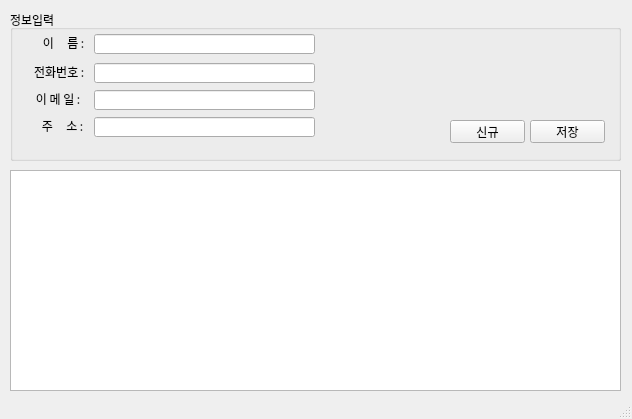
<?xml version="1.0" encoding="UTF-8"?>
<ui version="4.0">
 <class>MainWindow</class>
 <widget class="QMainWindow" name="MainWindow">
  <property name="geometry">
   <rect>
    <x>0</x>
    <y>0</y>
    <width>632</width>
    <height>419</height>
   </rect>
  </property>
  <property name="windowTitle">
   <string>MainWindow</string>
  </property>
  <widget class="QWidget" name="centralwidget">
   <widget class="QWidget" name="verticalLayoutWidget">
    <property name="geometry">
     <rect>
      <x>10</x>
      <y>10</y>
      <width>611</width>
      <height>151</height>
     </rect>
    </property>
    <layout class="QVBoxLayout" name="verticalLayout">
     <property name="sizeConstraint">
      <enum>QLayout::SetDefaultConstraint</enum>
     </property>
     <item>
      <widget class="QGroupBox" name="groupBox">
       <property name="title">
        <string>정보입력</string>
       </property>
       <widget class="QLabel" name="label_5">
        <property name="geometry">
         <rect>
          <x>17</x>
          <y>27</y>
          <width>60</width>
          <height>12</height>
         </rect>
        </property>
        <property name="font">
         <font>
          <family>나눔고딕</family>
         </font>
        </property>
        <property name="text">
         <string>이     름 : </string>
        </property>
        <property name="alignment">
         <set>Qt::AlignRight|Qt::AlignTrailing|Qt::AlignVCenter</set>
        </property>
       </widget>
       <widget class="QLineEdit" name="txtName_2">
        <property name="geometry">
         <rect>
          <x>84</x>
          <y>24</y>
          <width>221</width>
          <height>20</height>
         </rect>
        </property>
        <property name="font">
         <font>
          <family>나눔고딕</family>
         </font>
        </property>
        <property name="inputMethodHints">
         <set>Qt::ImhDigitsOnly|Qt::ImhLatinOnly</set>
        </property>
       </widget>
       <widget class="QLineEdit" name="txtPhone_2">
        <property name="geometry">
         <rect>
          <x>84</x>
          <y>53</y>
          <width>221</width>
          <height>20</height>
         </rect>
        </property>
        <property name="font">
         <font>
          <family>나눔고딕</family>
         </font>
        </property>
        <property name="inputMethodHints">
         <set>Qt::ImhFormattedNumbersOnly</set>
        </property>
       </widget>
       <widget class="QLabel" name="label_6">
        <property name="geometry">
         <rect>
          <x>17</x>
          <y>56</y>
          <width>60</width>
          <height>12</height>
         </rect>
        </property>
        <property name="font">
         <font>
          <family>나눔고딕</family>
         </font>
        </property>
        <property name="text">
         <string>전화번호 : </string>
        </property>
        <property name="alignment">
         <set>Qt::AlignRight|Qt::AlignTrailing|Qt::AlignVCenter</set>
        </property>
       </widget>
       <widget class="QLabel" name="label_7">
        <property name="geometry">
         <rect>
          <x>13</x>
          <y>83</y>
          <width>60</width>
          <height>12</height>
         </rect>
        </property>
        <property name="font">
         <font>
          <family>나눔고딕</family>
         </font>
        </property>
        <property name="text">
         <string>이 메 일 : </string>
        </property>
        <property name="alignment">
         <set>Qt::AlignRight|Qt::AlignTrailing|Qt::AlignVCenter</set>
        </property>
       </widget>
       <widget class="QLineEdit" name="txtEmail_2">
        <property name="geometry">
         <rect>
          <x>84</x>
          <y>80</y>
          <width>221</width>
          <height>20</height>
         </rect>
        </property>
        <property name="font">
         <font>
          <family>나눔고딕</family>
         </font>
        </property>
       </widget>
       <widget class="QLabel" name="label_8">
        <property name="geometry">
         <rect>
          <x>16</x>
          <y>110</y>
          <width>60</width>
          <height>12</height>
         </rect>
        </property>
        <property name="font">
         <font>
          <family>나눔고딕</family>
         </font>
        </property>
        <property name="text">
         <string>주     소 : </string>
        </property>
        <property name="alignment">
         <set>Qt::AlignRight|Qt::AlignTrailing|Qt::AlignVCenter</set>
        </property>
       </widget>
       <widget class="QLineEdit" name="txtAddress_2">
        <property name="geometry">
         <rect>
          <x>84</x>
          <y>107</y>
          <width>221</width>
          <height>20</height>
         </rect>
        </property>
        <property name="font">
         <font>
          <family>나눔고딕</family>
         </font>
        </property>
       </widget>
       <widget class="QPushButton" name="btnNew_2">
        <property name="geometry">
         <rect>
          <x>440</x>
          <y>110</y>
          <width>75</width>
          <height>23</height>
         </rect>
        </property>
        <property name="text">
         <string>신규</string>
        </property>
       </widget>
       <widget class="QPushButton" name="btnSave_2">
        <property name="geometry">
         <rect>
          <x>520</x>
          <y>110</y>
          <width>75</width>
          <height>23</height>
         </rect>
        </property>
        <property name="text">
         <string>저장</string>
        </property>
       </widget>
      </widget>
     </item>
    </layout>
   </widget>
   <widget class="QWidget" name="verticalLayoutWidget_2">
    <property name="geometry">
     <rect>
      <x>10</x>
      <y>170</y>
      <width>611</width>
      <height>221</height>
     </rect>
    </property>
    <layout class="QVBoxLayout" name="verticalLayout_3">
     <item>
      <widget class="QTableWidget" name="tblAddress"/>
     </item>
    </layout>
   </widget>
  </widget>
  <widget class="QStatusBar" name="statusbar"/>
 </widget>
 <resources/>
 <connections/>
</ui>
